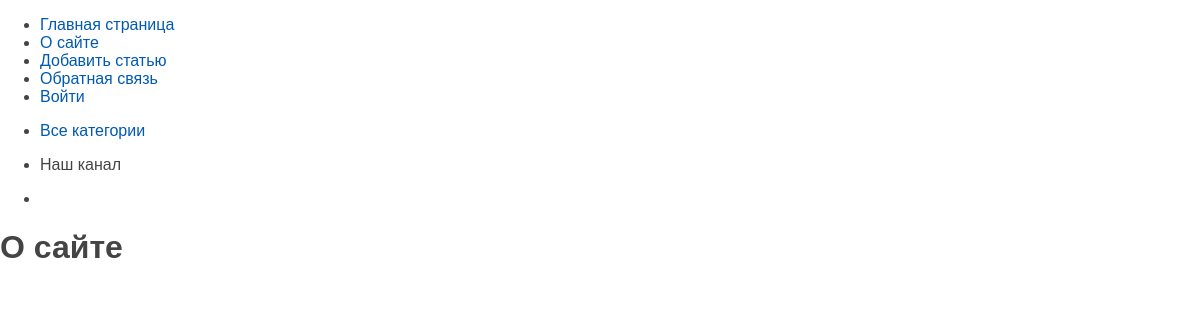
Page /about/ on the earlier database version.
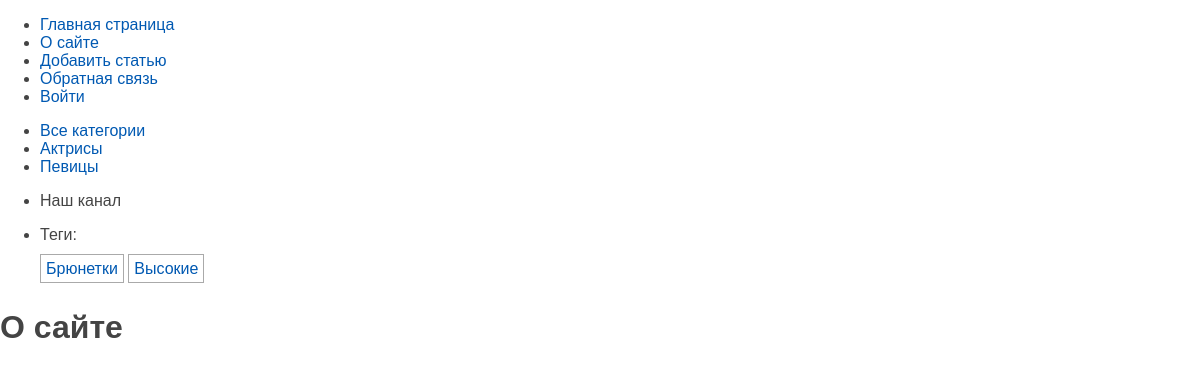
Same page on the later database version.
### women/models.py (models this page shows, shortened)
class Category(models.Model):
    name = models.CharField(max_length=100, db_index=True, verbose_name = 'Категория')
    slug = models.SlugField(max_length=255, unique=True, db_index=True)
    class Meta:
        verbose_name = 'Категория'
        verbose_name_plural = 'Категории'
    def get_absolute_url(self):
        return reverse("category", kwargs={"cat_slug": self.slug})

class TagPost(models.Model):
    tag = models.CharField(max_length=100, db_index=True)
    slug = models.SlugField(max_length=255, unique=True, db_index=True)
    def get_absolute_url(self):
        return reverse("tag", kwargs={"tag_slug": self.slug})

### women/views.py (the view)
# urls.py: path('about/', views.about, name='about'),
def about(request):
    return render(request, 'women/about.html', {'title': 'О сайте', 'menu': menu})

### women/templatetags/women_tags.py (called while the page is built)
@register.inclusion_tag('women/list_categories.html')
def show_categories(cat_selected=0):
    cats = Category.objects.annotate(total=Count('posts')).filter(total__gt=0)
    return {"cats": cats, 'cat_selected': cat_selected}

@register.inclusion_tag('women/list_tags.html')
def show_all_tags():
    return {"tags": TagPost.objects.annotate(total=Count("tags")).filter(total__gt=0)}

### women/templates/women/about.html
{% extends "base.html" %} {% block content %}
<h1>{{ title }}</h1>
{% endblock %}

### women/templates/women/list_categories.html
{% for cat in cats %} {% if cat.id == cat_selected %}
<li class="selected">{{cat.name}}</li>
{% else %}
<li><a href="{{ cat.get_absolute_url }}">{{cat.name}}</a></li>
{% endif %} {% endfor %}

### women/templates/women/list_tags.html
{% if tags %}
<p>Теги:</p>
<ul class="tags-list">
  {% for t in tags %}
  <li><a href="{{t.get_absolute_url}}">{{t.tag}}</a></li>
  {% endfor %}
</ul>
{% endif %}

Differences in the rows shown:
added Category: name "Актрисы"
added Category: name "Певицы"
added TagPost: tag "Брюнетки"
added TagPost: tag "Высокие"
Other differences:
text now shown: "Теги:"
